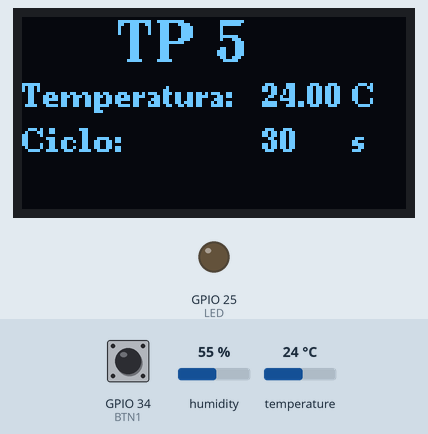
The sketch below on a simulated ESP32. Parts: 128×64 one-colour display, output pins drawn as LEDs (lit = HIGH). The test bench sets the inputs (shaded band); at power-on: temperature 24 °C, GPIO 34 (BTN1) HIGH, humidity 55 %. WiFi joins after 1.5 s; servers stay silent unless stated; network time is answered at once with the bench clock; the local clock reads 2024-03-15 10:24:30 at power-on unless the sketch sets it; what the sketch prints to the serial monitor is not drawn.

Above: at 2.7 s.
2.8 s: temperature set to 12 °C
At 4.8 s:
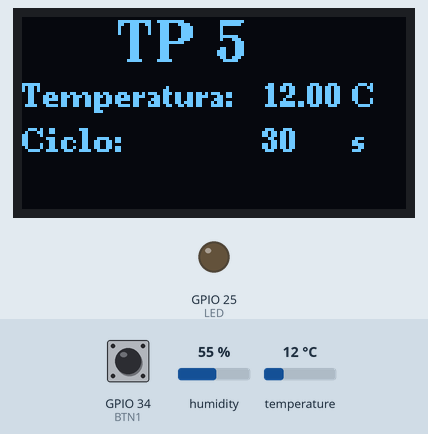
5.1 s: temperature set to 19 °C
7.1 s: temperature set to 28 °C
At 8.9 s:
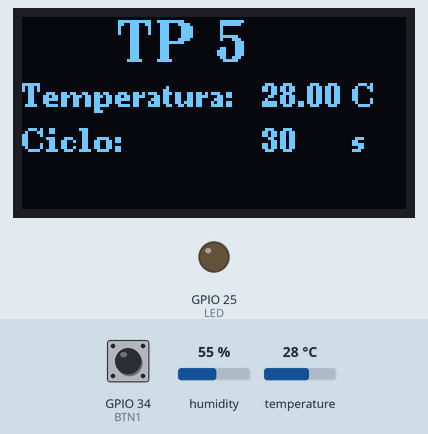
Timing chart, 0 to 10.4 s (numbered marks = the images above; inputs shaded):
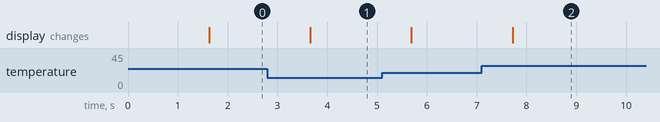

Measured:
- after the input at 2.8 s, the display: changes after 0.86 s (image 1)
- after the input at 7.1 s, the display: changes after 0.62 s (image 2)

The sketch:

aaaaa.ino
```cpp
//Grupo 4 Matias Cambiasso, Gabriel de Los Santos, Gabriel Mendelovich
#include <ArduinoJson.h>


#include <Firebase_ESP_Client.h>
#include <NTPClient.h>
#include "addons/RTDBHelper.h"
#include "addons/TokenHelper.h"


FirebaseData fbdo;
FirebaseConfig config;
FirebaseAuth auth;


String uid;


#define USER_EMAIL "firebase@gmail.com"
#define USER_PASSWORD "pepito"


#include <WiFi.h>
const char* ssid = "AndroidAP";
const char* password = "douu7733";


#include <Wire.h>
#include <DHT.h>
#include <DHT_U.h>
#include <U8g2lib.h>


enum estado {
  PANTALLA1,
  SOLTARBTNS,
  PANTALLA2,
  REGRESO1,
  ESPERARSOLTARBTN1,
  ESPERARSOLTARBTN2
};


estado estadoActual = PANTALLA1;


#define DHTPIN 23
#define DHTTYPE DHT11
#define LED 25
#define BTN1 34
#define BTN2 35


DHT dht(DHTPIN, DHTTYPE);


U8G2_SH1106_128X64_NONAME_F_HW_I2C u8g2(U8G2_R0, U8X8_PIN_NONE);


WiFiUDP ntpUDP;
NTPClient timeClient(ntpUDP, "pool.ntp.org");


FirebaseJson json;


String databasePath;
String tempPath = "/temperature";
String timePath = "/timeStamp";
String parentPath;


int caseCicle = 30;
float temperature = 24;
unsigned long sendDataPrevMillis = 0;
unsigned long timestamp;


unsigned long getTime() {
  timeClient.update();
  unsigned long now = timeClient.getEpochTime();
  return now;
}


//----------------------------------------------------//


void setup() {
  pinMode(LED, OUTPUT);
  pinMode(BTN1, INPUT_PULLUP);
  pinMode(BTN2, INPUT_PULLUP);
  Serial.begin(9600);
  u8g2.begin();


  WiFi.mode(WIFI_STA);
  WiFi.begin(ssid, password);
  Serial.println("");
  Serial.println("Connecting to wifi");
  while (WiFi.status() != WL_CONNECTED) {
    Serial.print(".");
  }
  Serial.println("");
  Serial.println("WiFi connected");


  auth.user.email = USER_EMAIL;
  auth.user.password = USER_PASSWORD;


  config.api_key = "AIzaSyDd4HnyRe2MLBukPGUTFu0JMYNsQsBu1YQ";
  config.database_url = "https://tp5mirko-default-rtdb.firebaseio.com/";
  Firebase.reconnectWiFi(true);
  fbdo.setResponseSize(4096);


  config.token_status_callback = tokenStatusCallback;
  config.max_token_generation_retry = 5;


  Firebase.begin(&config, &auth);


  Serial.println("Getting User UID");
  while ((auth.token.uid) == "") {
    Serial.print('.');
    delay(1000);
  }


  uid = auth.token.uid.c_str();
  Serial.print("User UID: ");
  Serial.println(uid);


  databasePath = "/UsersData/" + uid + "/readings";  // (carpetas rey)


  dht.begin();
  timeClient.begin();
}


 //----------------------------------------------------//


  void loop() {
    temperature = dht.readTemperature();


    maquina();


    unsigned long milliCicle = caseCicle * 1000;


    if (Firebase.ready() && ((millis() - sendDataPrevMillis) > milliCicle || sendDataPrevMillis == 0)) {
      sendDataPrevMillis = millis();
      timestamp = getTime();
      Serial.print("time: ");
      Serial.println(timestamp);


      parentPath = databasePath + "/" + String(timestamp);


      json.set(tempPath.c_str(), String(temperature));  //asignas aca clave-valor pa
      json.set(timePath.c_str(), String(timestamp));
      Serial.printf("Set json... %s\n", Firebase.RTDB.setJSON(&fbdo, parentPath.c_str(), &json) ? "ok" : fbdo.errorReason().c_str());
    }
  }


void maquina() {
  switch (estadoActual) {


   case PANTALLA1:

      printBMP_OLED(temperature, caseCicle);


      if (digitalRead(BTN1) == LOW && digitalRead(BTN2) == LOW) {
        estadoActual = SOLTARBTNS;
      }
      break;


    case SOLTARBTNS:
      if (digitalRead(BTN1) == HIGH && digitalRead(BTN2) == HIGH) {
        estadoActual = PANTALLA2;
      }
      break;


    case REGRESO1:
      if (digitalRead(BTN1) == HIGH && digitalRead(BTN2) == HIGH) {
        sendDataPrevMillis = 0;
        estadoActual = PANTALLA1;
      }
      break;


    case PANTALLA2:

    S2OLED(caseCicle);


      if (digitalRead(BTN1) == LOW && digitalRead(BTN2) == HIGH) {
        estadoActual = ESPERARSOLTARBTN1;
      }
      if (digitalRead(BTN1) == HIGH && digitalRead(BTN2) == LOW) {
        estadoActual = ESPERARSOLTARBTN2;
      }
      if (digitalRead(BTN1) == LOW && digitalRead(BTN2) == LOW) {
        estadoActual = REGRESO1;
      }
      break;


    case ESPERARSOLTARBTN1:
      if (digitalRead(BTN1) == HIGH) {
        if (caseCicle > 30) {
          caseCicle = caseCicle - 30;
        }
        estadoActual = PANTALLA2;
      }
      if (digitalRead(BTN1) == LOW && digitalRead(BTN2) == LOW) {
        estadoActual = REGRESO1;
      }
      break;


    case ESPERARSOLTARBTN2:
      if (digitalRead(BTN2) == HIGH) {
        caseCicle = caseCicle + 30;
        estadoActual = PANTALLA2;
      }
      if (digitalRead(BTN1) == LOW && digitalRead(BTN2) == LOW) {
        estadoActual = REGRESO1;
      }
      break;
  }
}


void S2OLED(int saveCicle) {
  u8g2.clearBuffer();
  u8g2.setFont(u8g2_font_ncenB14_tr);
  u8g2.setCursor(32, 30);
  u8g2.print(saveCicle);
  u8g2.drawStr(80, 30, "s");
  u8g2.drawStr(15, 50, "-");
  u8g2.drawStr(100, 50, "+");

  u8g2.sendBuffer();
}


void printBMP_OLED(float temp, int saveCicle) {
  u8g2.clearBuffer();  // clear the internal memory

  u8g2.setFont(u8g2_font_ncenB14_tr);
  u8g2.drawStr(32, 15, "TP 5");

  u8g2.setFont(u8g2_font_ncenB08_tr);
  u8g2.drawStr(0, 30, "Temperatura: ");
  u8g2.setCursor(80, 30);
  u8g2.print(temp);
  u8g2.drawStr(110, 30, "°C");
  u8g2.drawStr(0, 45, "Ciclo:");
  u8g2.setCursor(80, 45);
  u8g2.print(saveCicle);
  u8g2.drawStr(110, 45, "s");


  u8g2.sendBuffer();  // transfer internal memory to the display
}
```
